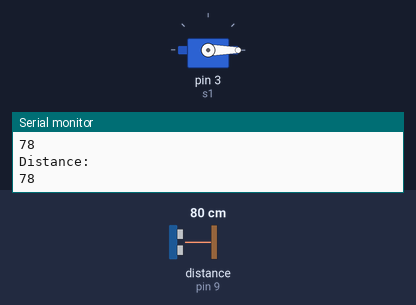
The sketch below on a simulated Arduino Uno, built with avr-gcc and run on an emulated ATmega328P. Shown: servo, the last lines printed to the serial monitor. Wiring (inferred from the names in the program): ultrasonic range finder: trigger pin 10; echo pin 9. Inputs (shaded band) come from the test bench; at power-on: distance to the obstacle (sensor on pin 9) 80 cm. The echo pulse lasts 58.3 µs per cm.

Above: at 1.2 s.
1.3 s: distance to the obstacle (sensor on pin 9) set to 34 cm
2.8 s: distance to the obstacle (sensor on pin 9) set to 27 cm
At 3.3 s:
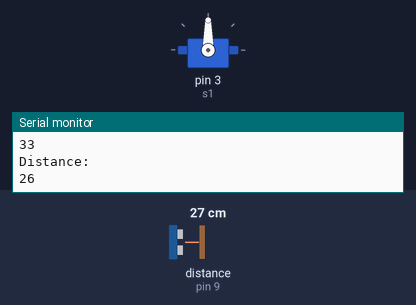
4.3 s: distance to the obstacle (sensor on pin 9) set to 35 cm
At 6.1 s:
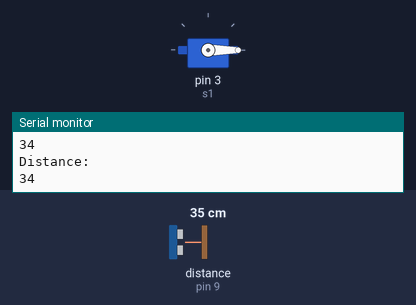
6.4 s: distance to the obstacle (sensor on pin 9) set to 2 cm
At 7.7 s:
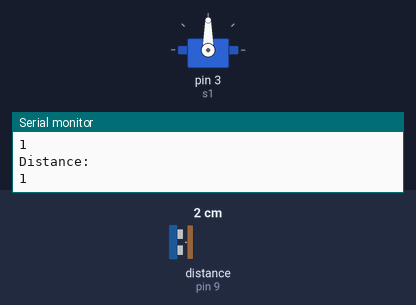
Timing chart, 0 to 8.9 s (numbered marks = the images above; inputs shaded):
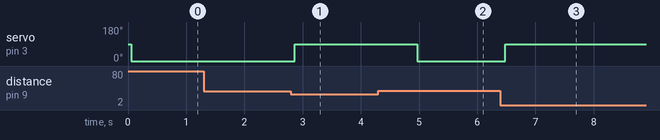

Measured:
- the behaviour switches between 31 and 30 cm on distance to the obstacle (sensor on pin 9) (found by bisection; images 0 and 1)
- after the input at 2.8 s, servo on pin 3 (s1): 0° → 90° after 0.07 s
- after the input at 4.3 s, servo on pin 3 (s1): 90° → 0° after 0.67 s
- after the input at 6.4 s, servo on pin 3 (s1): 0° → 90° after 0.08 s

The sketch:

Palang_Pintu.ino
```cpp
#include <Servo.h> // servo library
Servo s1;
const int trigPin = 10;
const int echoPin = 9;
long duration;
int distanceCm, distanceInch;
void setup()
{

    Serial.begin(9600);
    pinMode(trigPin, OUTPUT);
    pinMode(echoPin, INPUT);

    s1.attach(3); // Servo Motor
}
void loop()
{
    digitalWrite(trigPin, LOW);
    delayMicroseconds(2);
    digitalWrite(trigPin, HIGH);
    delayMicroseconds(10);
    digitalWrite(trigPin, LOW);
    duration = pulseIn(echoPin, HIGH);
    distanceCm = duration * 0.034 / 2;
    distanceInch = duration * 0.0133 / 2;
    Serial.println("Distance: ");
    Serial.println(distanceCm);
    delay(50);

    if (distanceCm < 30)
    {

        s1.write(90);
        delay(1000);
    }
    else
    {
        s1.write(0);
        delay(10);
    }
}
```
